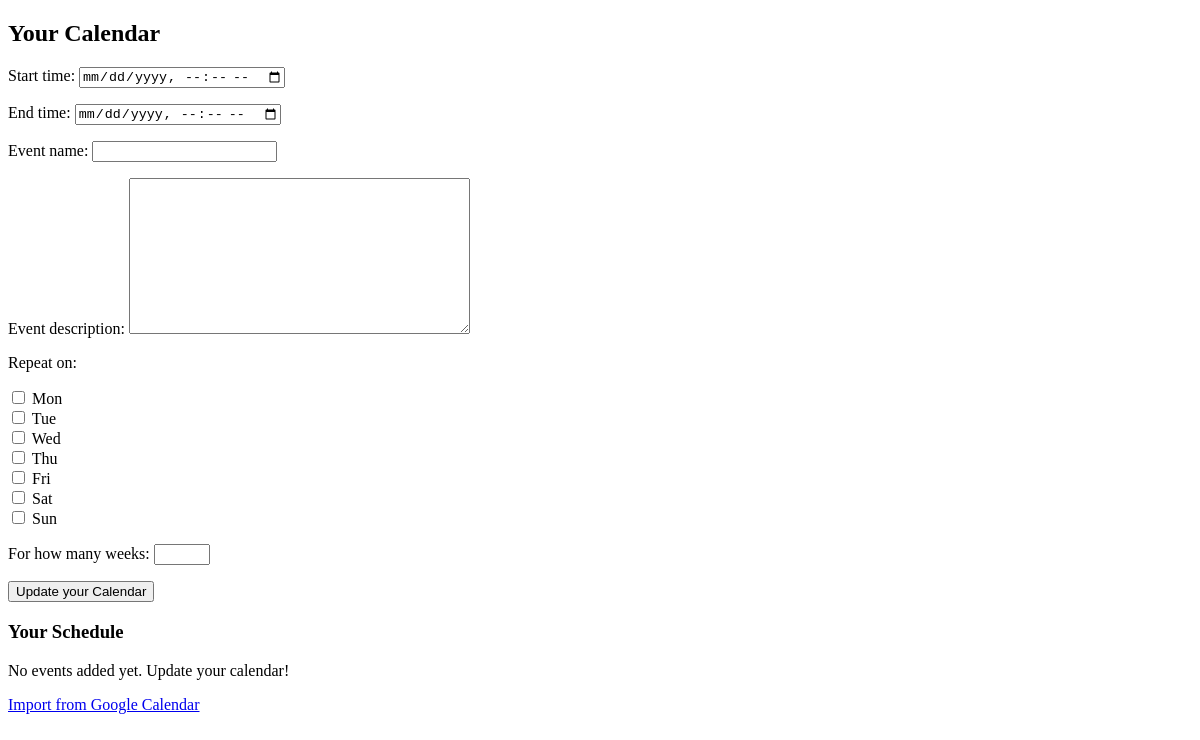
The app's page /calendar/ (signed in), older data.
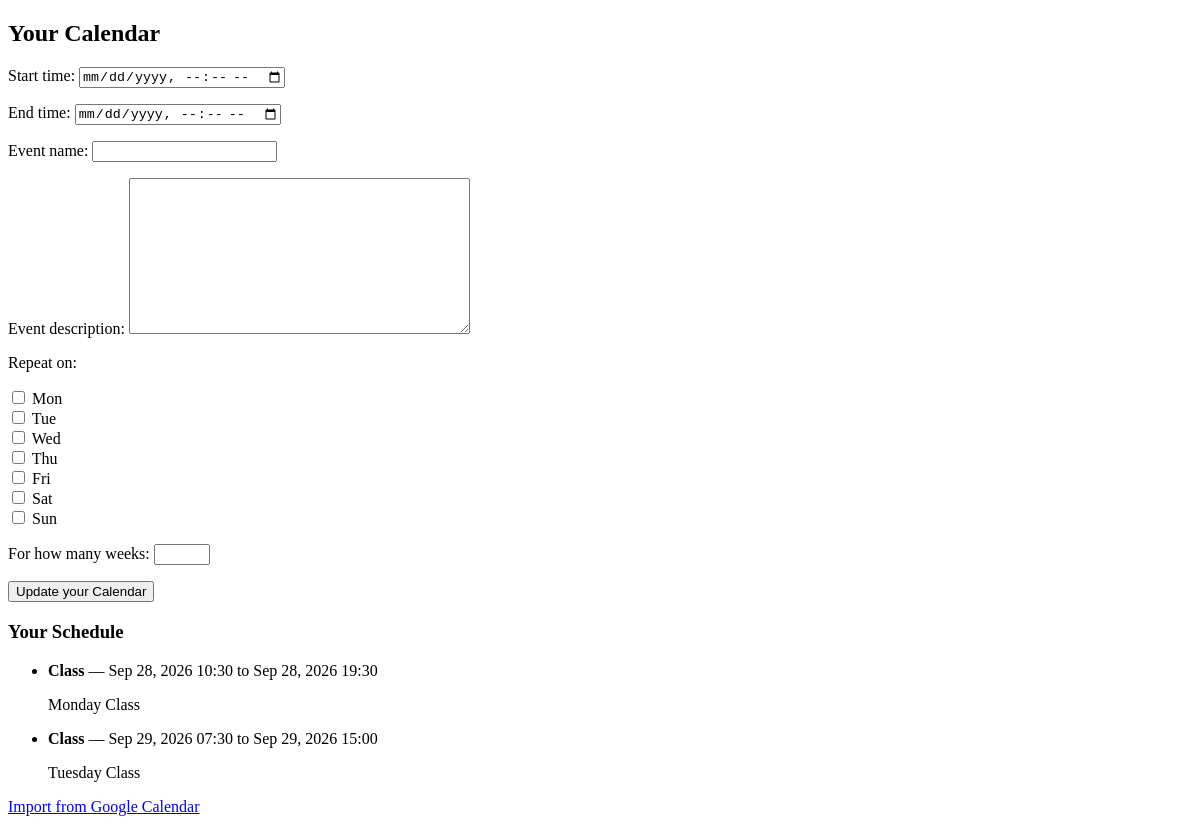
The same page, newer data.
### CirclesApp/models.py (models this page shows, shortened)
class Event(models.Model):
    STATUS_CHOICES = [
        ('personal', 'Personal'),
        ('pending', 'Pending'),
        ('approved', 'Approved'),
    ]
    user = models.ForeignKey(User, on_delete=models.CASCADE, null=True, blank=True)
    circle = models.ForeignKey(
        Circle, on_delete=models.CASCADE, null=True, blank=True, related_name='circle_events'
    )
    proposed_by = models.ForeignKey(
        User, on_delete=models.SET_NULL, null=True, blank=True, related_name='proposed_events'
    )
    status = models.CharField(max_length=10, choices=STATUS_CHOICES, default='personal')
    proposed_at = models.DateTimeField(null=True, blank=True, auto_now_add=True)
    start_time = models.DateTimeField()
    end_time = models.DateTimeField()
    event_name = models.CharField(max_length=32)
    event_description = models.TextField()

### CirclesApp/views.py (the view)
# urls.py: path('calendar/', views.calendar_view, name='calendar'),
@login_required
def calendar_view(request):
    if request.method == "POST":
        form = CalendarForm(request.POST)
        if form.is_valid():
            weekdays = {int(d) for d in form.cleaned_data['weekdays']}
            if weekdays:
                start_dt = form.cleaned_data['start_time']
                duration = form.cleaned_data['end_time'] - start_dt
                first_day = start_dt.date()
                created = 0
                for offset in range(form.cleaned_data['num_weeks'] * 7):
                    day = first_day + timedelta(days=offset)
                    if day.weekday() in weekdays:
                        occurrence_start = timezone.make_aware(datetime.combine(day, start_dt.time()))
                        Event.objects.create(
                            user=request.user,
                            start_time=occurrence_start,
                            end_time=occurrence_start + duration,
                            event_name=form.cleaned_data['event_name'],
                            event_description=form.cleaned_data['event_description'],
                        )
                        created += 1
                messages.success(request, f"Added {created} events.")
            else:
                event = form.save(commit=False)
                event.user = request.user
                event.save()
            return redirect('calendar')
    else:
        form = CalendarForm()
    user_events = Event.objects.filter(user=request.user).order_by('start_time')
    return render(request, 'circles_app/calendar.html', {'form': form, 'events': user_events})

### CirclesApp/forms.py (shortened to what this page needs)
class CalendarForm(forms.ModelForm):
    WEEKDAY_CHOICES = [
        (0, 'Mon'), (1, 'Tue'), (2, 'Wed'), (3, 'Thu'),
        (4, 'Fri'), (5, 'Sat'), (6, 'Sun'),
    ]
    start_time = forms.DateTimeField(widget=forms.DateTimeInput(format='%Y-%m-%dT%H:%M', attrs={'type': 'datetime-local'}))
    end_time = forms.DateTimeField(widget=forms.DateTimeInput(format='%Y-%m-%dT%H:%M', attrs={'type': 'datetime-local'}))
    weekdays = forms.MultipleChoiceField(choices=WEEKDAY_CHOICES, widget=forms.CheckboxSelectMultiple, required=False, label="Repeat on")
    num_weeks = forms.IntegerField(required=False, min_value=1, max_value=52, label="For how many weeks")
    class Meta:
        model = Event
        fields = ['start_time', 'end_time', 'event_name', 'event_description']

### CirclesApp/templates/circles_app/calendar.html (shortened to what this page needs)
{% load static %}
<!DOCTYPE html>
<html lang="en">
<head>
    <link rel="stylesheet" type="text/css" href="{% static 'styles/styles.css' %}">
</head>
<body>
    <div class = "container">
        <h2>Your Calendar</h2>
        <form method = "POST" action="{% url 'calendar'%}">
            {{form.as_p}}
            <button type = 'submit'>Update your Calendar</button>
        </form>
    </div>
    <div class = "container">
        <h3>Your Schedule</h3>
        {% if events %}
            <ul>
                {% for i in events %}
                <li>
                    <strong>{{i.event_name}}</strong> — {{ i.start_time|date:"M d, Y H:i"}} to {{ i.end_time|date:"M d, Y H:i" }}
                    <p>{{i.event_description}}</p>
                </li>
                {% endfor %}
            </ul>
        {% else %}
            <p>No events added yet. Update your calendar!</p>
        {% endif %}
    </div>
    <a href="{% url 'import_calendar' %}">Import from Google Calendar</a>
</body>
</html>

Row changes from the older to the newer data that the page shows:
added Event: event_name "Class", start_time "Sep 28, 2026 10:30", end_time "Sep 28, 2026 19:30", event_description "Monday Class"
added Event: event_name "Class", start_time "Sep 29, 2026 07:30", end_time "Sep 29, 2026 15:00", event_description "Tuesday Class"
Text that changed along with them:
text no longer shown: "No events added yet. Update your calendar!"
